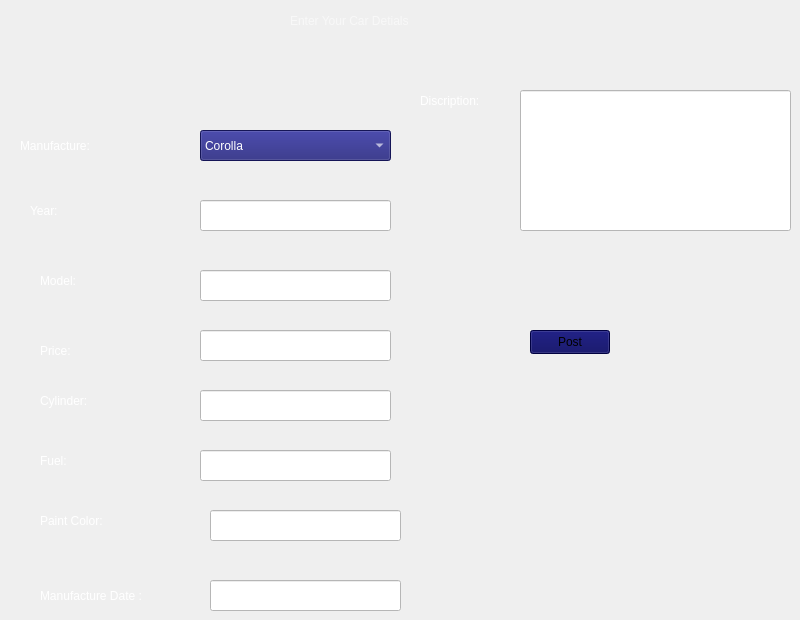
        <widget class="QWidget" name="page_17">
         <widget class="QComboBox" name="comboBox_2">
          <property name="geometry">
           <rect>
            <x>200</x>
            <y>130</y>
            <width>191</width>
            <height>31</height>
           </rect>
          </property>
          <property name="styleSheet">
           <string notr="true">font: 10pt &quot;Segoe UI&quot;;
background-color: rgb(27, 27, 109);
background-color: rgb(30, 30, 120);
color: rgb(255, 255, 255);</string>
          </property>
          <item>
           <property name="text">
            <string>Corolla</string>
           </property>
          </item>
          <item>
           <property name="text">
            <string>Ford Mustang</string>
           </property>
          </item>
          <item>
           <property name="text">
            <string>Toyota Fortuner</string>
           </property>
          </item>
          <item>
           <property name="text">
            <string>Camaro</string>
           </property>
          </item>
          <item>
           <property name="text">
            <string>Tata Nexon</string>
           </property>
          </item>
          <item>
           <property name="text">
            <string>Camry</string>
           </property>
          </item>
          <item>
           <property name="text">
            <string>Yaris</string>
           </property>
          </item>
          <item>
           <property name="text">
            <string>Hyundai Venue</string>
           </property>
          </item>
          <item>
           <property name="text">
            <string>Ford Escape</string>
           </property>
          </item>
          <item>
           <property name="text">
            <string>Volkswagen Beetle</string>
           </property>
          </item>
          <item>
           <property name="text">
            <string>Passat</string>
           </property>
          </item>
          <item>
           <property name="text">
            <string>Toyota RAV4</string>
           </property>
          </item>
          <item>
           <property name="text">
            <string>New Item</string>
           </property>
          </item>
          <item>
           <property name="text">
            <string>Civic</string>
           </property>
          </item>
          <item>
           <property name="text">
            <string>Prius</string>
           </property>
          </item>
          <item>
           <property name="text">
            <string>New Item</string>
           </property>
          </item>
          <item>
           <property name="text">
            <string>BMW 5 Series</string>
           </property>
          </item>
         </widget>
         <widget class="QLabel" name="label_133">
          <property name="geometry">
           <rect>
            <x>40</x>
            <y>270</y>
            <width>71</width>
            <height>21</height>
           </rect>
          </property>
          <property name="styleSheet">
           <string notr="true">font: 10pt &quot;Segoe UI&quot;;
color: rgb(255, 255, 255);</string>
          </property>
          <property name="text">
           <string>Model:</string>
          </property>
         </widget>
         <widget class="QLabel" name="label_134">
          <property name="geometry">
           <rect>
            <x>20</x>
            <y>130</y>
            <width>101</width>
            <height>31</height>
           </rect>
          </property>
          <property name="styleSheet">
           <string notr="true">font: 10pt &quot;Segoe UI&quot;;
color: rgb(255, 255, 255);</string>
          </property>
          <property name="text">
           <string>Manufacture:</string>
          </property>
         </widget>
         <widget class="QLabel" name="label_135">
          <property name="geometry">
           <rect>
            <x>30</x>
            <y>200</y>
            <width>71</width>
            <height>21</height>
           </rect>
          </property>
          <property name="styleSheet">
           <string notr="true">font: 10pt &quot;Segoe UI&quot;;
color: rgb(255, 255, 255);</string>
          </property>
          <property name="text">
           <string>Year:</string>
          </property>
         </widget>
         <widget class="QLabel" name="label_136">
          <property name="geometry">
           <rect>
            <x>40</x>
            <y>340</y>
            <width>71</width>
            <height>21</height>
           </rect>
          </property>
          <property name="styleSheet">
           <string notr="true">font: 10pt &quot;Segoe UI&quot;;
font: 11pt &quot;Segoe UI&quot;;
font: 10pt &quot;Segoe UI&quot;;
color: rgb(255, 255, 255);</string>
          </property>
          <property name="text">
           <string>Price:</string>
          </property>
         </widget>
         <widget class="QLabel" name="label_137">
          <property name="geometry">
           <rect>
            <x>40</x>
            <y>390</y>
            <width>71</width>
            <height>21</height>
           </rect>
          </property>
          <property name="styleSheet">
           <string notr="true">font: 10pt &quot;Segoe UI&quot;;
color: rgb(255, 255, 255);</string>
          </property>
          <property name="text">
           <string>Cylinder:</string>
          </property>
         </widget>
         <widget class="QLabel" name="label_138">
          <property name="geometry">
           <rect>
            <x>40</x>
            <y>450</y>
            <width>71</width>
            <height>21</height>
           </rect>
          </property>
          <property name="styleSheet">
           <string notr="true">font: 10pt &quot;Segoe UI&quot;;
color: rgb(255, 255, 255);</string>
          </property>
          <property name="text">
           <string>Fuel:</string>
          </property>
         </widget>
         <widget class="QLabel" name="label_139">
          <property name="geometry">
           <rect>
            <x>40</x>
            <y>510</y>
            <width>91</width>
            <height>21</height>
           </rect>
          </property>
          <property name="styleSheet">
           <string notr="true">font: 10pt &quot;Segoe UI&quot;;
color: rgb(255, 255, 255);</string>
          </property>
          <property name="text">
           <string>Paint Color:</string>
          </property>
         </widget>
         <widget class="QLabel" name="label_140">
          <property name="geometry">
           <rect>
            <x>40</x>
            <y>580</y>
            <width>121</width>
            <height>31</height>
           </rect>
          </property>
          <property name="styleSheet">
           <string notr="true">font: 10pt &quot;Segoe UI&quot;;
color: rgb(255, 255, 255);</string>
          </property>
          <property name="text">
           <string>Manufacture Date :</string>
          </property>
         </widget>
         <widget class="QLabel" name="label_141">
          <property name="geometry">
           <rect>
            <x>420</x>
            <y>90</y>
            <width>81</width>
            <height>21</height>
           </rect>
          </property>
          <property name="styleSheet">
           <string notr="true">font: 10pt &quot;Segoe UI&quot;;
color: rgb(255, 255, 255);</string>
          </property>
          <property name="text">
           <string>Discription:</string>
          </property>
         </widget>
         <widget class="QLineEdit" name="lineEdit_10">
          <property name="geometry">
           <rect>
            <x>200</x>
            <y>200</y>
            <width>191</width>
            <height>31</height>
           </rect>
          </property>
          <property name="styleSheet">
           <string notr="true">background-color: rgb(255, 255, 255);</string>
          </property>
         </widget>
         <widget class="QLineEdit" name="lineEdit_11">
          <property name="geometry">
           <rect>
            <x>200</x>
            <y>330</y>
            <width>191</width>
            <height>31</height>
           </rect>
          </property>
          <property name="styleSheet">
           <string notr="true">background-color: rgb(255, 255, 255);</string>
          </property>
         </widget>
         <widget class="QLineEdit" name="lineEdit_12">
          <property name="geometry">
           <rect>
            <x>200</x>
            <y>390</y>
            <width>191</width>
            <height>31</height>
           </rect>
          </property>
          <property name="styleSheet">
           <string notr="true">background-color: rgb(255, 255, 255);</string>
          </property>
         </widget>
         <widget class="QLineEdit" name="lineEdit_13">
          <property name="geometry">
           <rect>
            <x>200</x>
            <y>450</y>
            <width>191</width>
            <height>31</height>
           </rect>
          </property>
          <property name="styleSheet">
           <string notr="true">background-color: rgb(255, 255, 255);</string>
          </property>
         </widget>
         <widget class="QLineEdit" name="lineEdit_14">
          <property name="geometry">
           <rect>
            <x>210</x>
            <y>510</y>
            <width>191</width>
            <height>31</height>
           </rect>
          </property>
          <property name="styleSheet">
           <string notr="true">background-color: rgb(255, 255, 255);</string>
          </property>
         </widget>
         <widget class="QLineEdit" name="lineEdit_15">
          <property name="geometry">
           <rect>
            <x>210</x>
            <y>580</y>
            <width>191</width>
            <height>31</height>
           </rect>
          </property>
          <property name="styleSheet">
           <string notr="true">background-color: rgb(255, 255, 255);</string>
          </property>
         </widget>
         <widget class="QLineEdit" name="lineEdit_16">
          <property name="geometry">
           <rect>
            <x>200</x>
            <y>270</y>
            <width>191</width>
            <height>31</height>
           </rect>
          </property>
          <property name="styleSheet">
           <string notr="true">background-color: rgb(255, 255, 255);</string>
          </property>
         </widget>
         <widget class="QLineEdit" name="lineEdit_17">
          <property name="geometry">
           <rect>
            <x>520</x>
            <y>90</y>
            <width>271</width>
            <height>141</height>
           </rect>
          </property>
          <property name="styleSheet">
           <string notr="true">background-color: rgb(255, 255, 255);</string>
          </property>
         </widget>
         <widget class="QPushButton" name="pushButton_22">
          <property name="geometry">
           <rect>
            <x>530</x>
            <y>330</y>
            <width>80</width>
            <height>24</height>
           </rect>
          </property>
          <property name="styleSheet">
           <string notr="true">background-color: rgb(0, 0, 90);</string>
          </property>
          <property name="text">
           <string>Post</string>
          </property>
         </widget>
         <widget class="QLabel" name="label_142">
          <property name="geometry">
           <rect>
            <x>290</x>
            <y>-10</y>
            <width>351</width>
            <height>61</height>
           </rect>
          </property>
          <property name="styleSheet">
           <string notr="true">font: 22pt &quot;Segoe UI&quot;;
color: rgb(248, 248, 248);</string>
          </property>
          <property name="text">
           <string>Enter Your Car Detials </string>
          </property>
         </widget>
        </widget>
